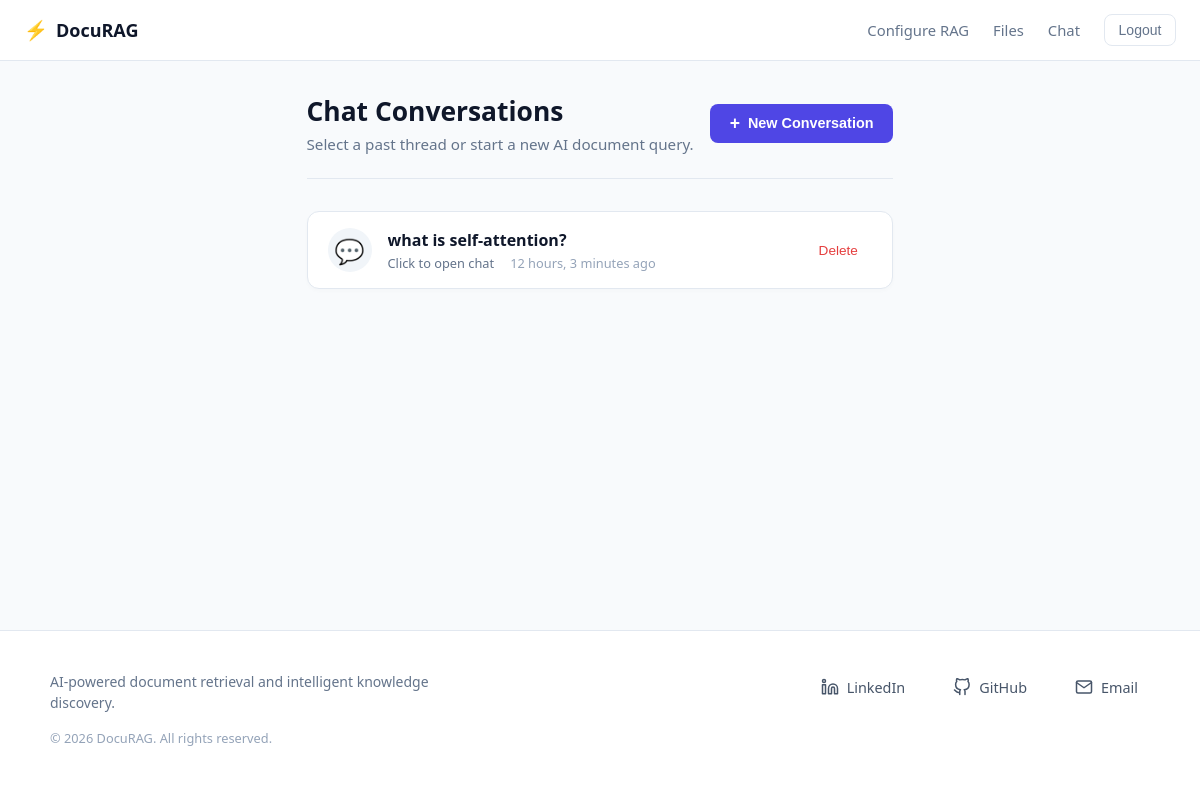
/chatbot (signed in), run on an earlier commit of the app's database.
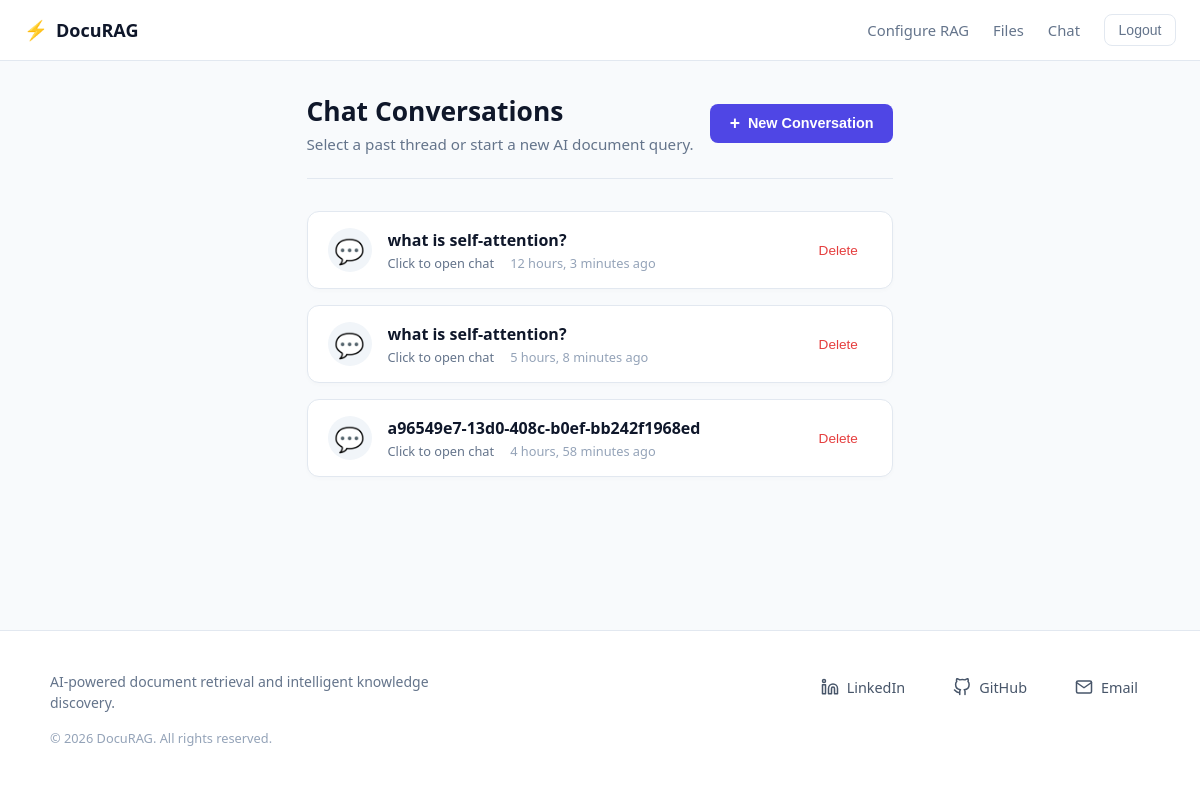
And on a later commit of the database.
### chatbot/models.py (models this page shows, shortened)
class Conversation(models.Model):
    title = models.CharField(max_length=150, default=genarate_uuid)
    room = models.ForeignKey(ConversationRoom, on_delete=models.CASCADE, related_name="conversations")
    conversations = models.ManyToManyField(Message)
    created_at = models.DateTimeField(auto_now_add=True)
    class Meta:
        ordering = ["created_at"]

### chatbot/views.py (the view)
# urls.py: path('chatbot', views.converstaions_view, name="conversations"),
@login_required(login_url='login')
def converstaions_view(request):
    user_conversations = Conversation.objects.filter(room__user=request.user)
    context = {"conversations": user_conversations}
    return render(request, 'conversations.html', context)

### chatbot/templates/conversations.html (shortened to what this page needs)
{% extends 'main.html' %}
{% load static %}
{% block extra_css %}
    <link rel="stylesheet" href="{% static 'chatbot/conversations.css' %}">
{% endblock %}
{% block content %}
<div class="conversations-container">
    <div class="conversations-header">
        <div class="header-text">
            <h1 class="page-title">Chat Conversations</h1>
            <p class="page-subtitle">Select a past thread or start a new AI document query.</p>
        </div>
        <form action="{% url 'create-conversation' %}" method="post" class="create-conversation-form">
            <button type="submit" class="btn-primary">
                <span class="btn-icon">+</span> New Conversation
            </button>
        </form>
    </div>
    <div class="conversations-grid">
        {% for conversation in conversations %}
            <div class="conversation-card">
                <a href="{% url 'conversation-chat' conversation.pk %}" class="conversation-link">
                    <div class="conversation-icon">💬</div>
                    <div class="conversation-info">
                        <h3 class="conversation-title">{{ conversation.title }}</h3>
                        <div class="conversation-meta">
                            <span class="conversation-hint">Click to open chat</span>
                            <span class="conversation-time">{{ conversation.created_at|timesince }} ago</span>
                        </div>
                    </div>
                </a>
                <form action="{% url 'delete-conversation' conversation.pk %}" method="post" class="delete-form">
                    <button type="submit" class="btn-delete" title="Delete conversation" onclick="return confirm('Are you sure you want to delete this conversation?');">
                        Delete
                    </button>
                </form>
            </div>
        {% empty %}
            <div class="empty-state">
                <div class="empty-icon">💭</div>
                <h3 class="empty-title">No conversations yet</h3>
                <p class="empty-text">Start a new conversation to query your uploaded database files.</p>
            </div>
        {% endfor %}
    </div>
</div>
{% endblock %}

What changed in the data, as far as the page shows it:
added Conversation: title "what is self-attention?", created_at "5 hours, 8 minutes"
added Conversation: title "a96549e7-13d0-408c-b0ef-bb242f1968ed", created_at "4 hours, 58 minutes"
